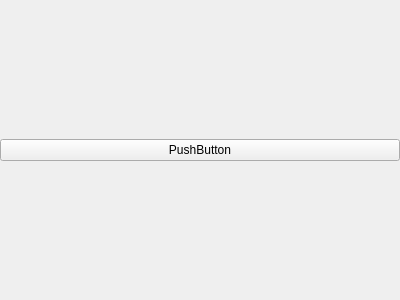
<?xml version="1.0" encoding="UTF-8"?>
<ui version="4.0">
 <class>leak_mode_page</class>
 <widget class="QWidget" name="leak_mode_page">
  <property name="geometry">
   <rect>
    <x>0</x>
    <y>0</y>
    <width>400</width>
    <height>300</height>
   </rect>
  </property>
  <property name="windowTitle">
   <string>Form</string>
  </property>
  <layout class="QHBoxLayout" name="horizontalLayout">
   <property name="spacing">
    <number>0</number>
   </property>
   <property name="leftMargin">
    <number>0</number>
   </property>
   <property name="topMargin">
    <number>0</number>
   </property>
   <property name="rightMargin">
    <number>0</number>
   </property>
   <property name="bottomMargin">
    <number>0</number>
   </property>
   <item>
    <widget class="QPushButton" name="pushButton">
     <property name="text">
      <string>PushButton</string>
     </property>
    </widget>
   </item>
  </layout>
 </widget>
 <resources/>
 <connections/>
</ui>
